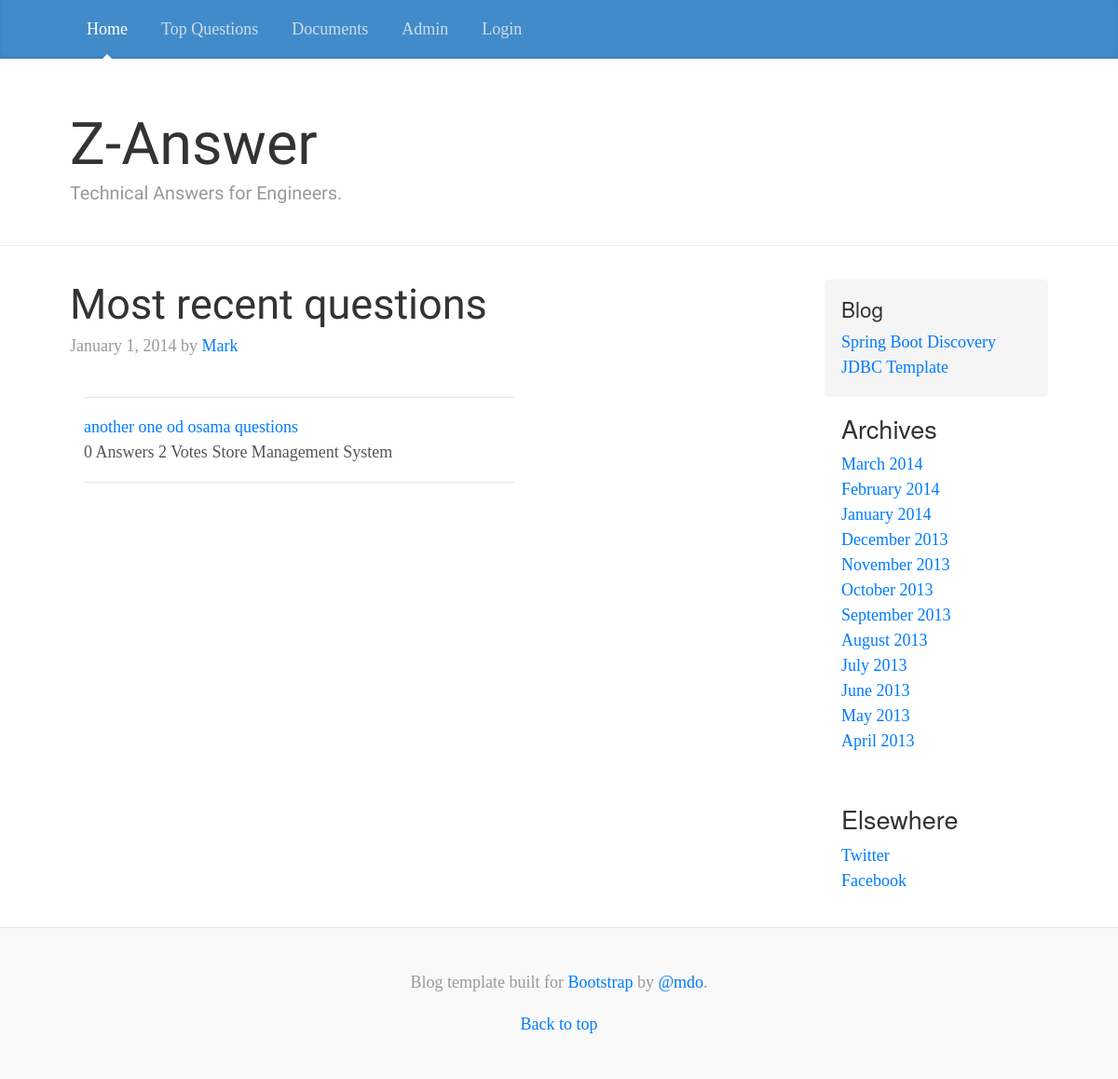
The app's page /, older data.
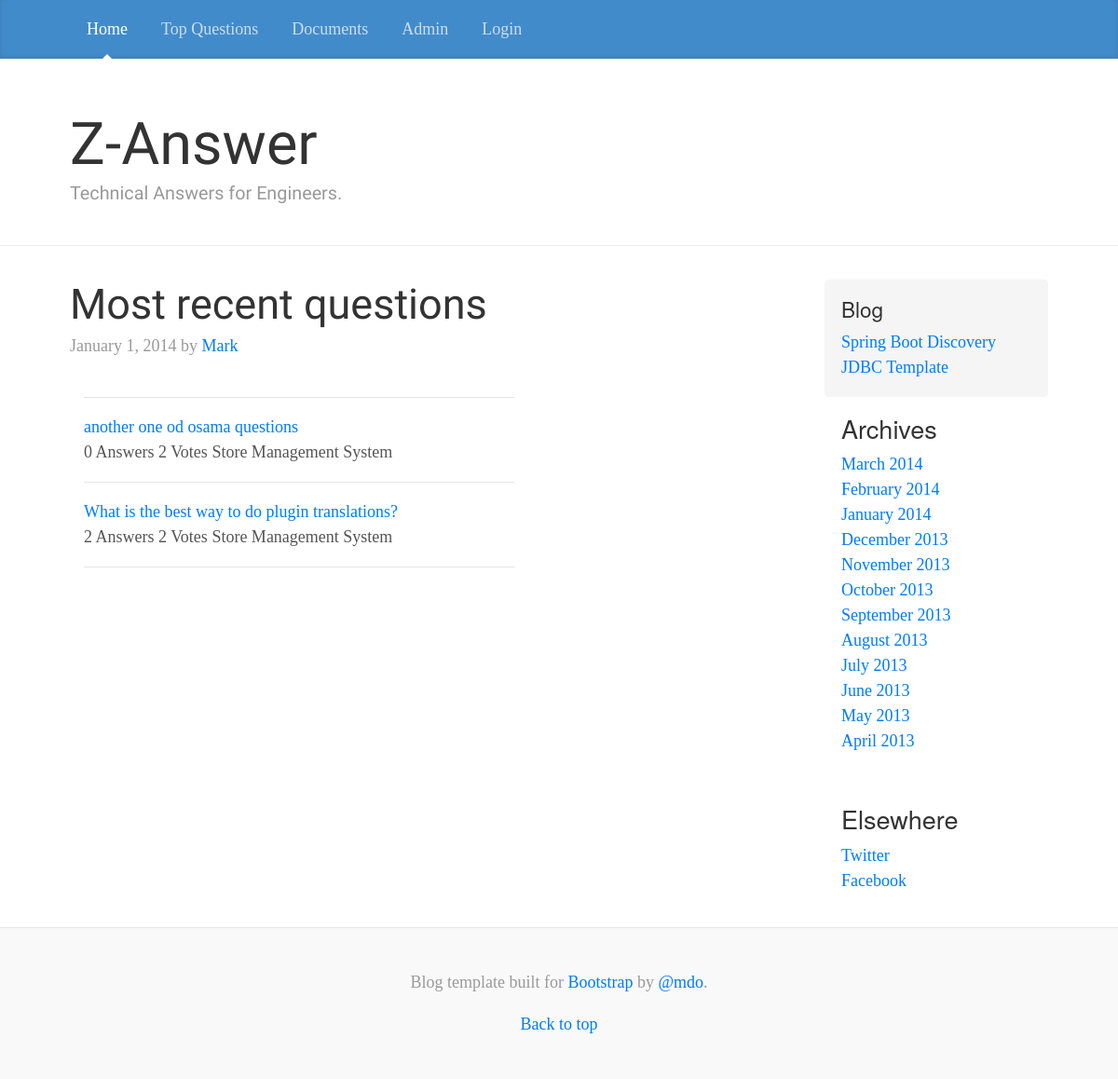
The same page, newer data.
### questions/models.py (models this page shows, shortened)
class Question(models.Model):
    question_title = models.CharField(max_length=200, default='')
    question_text = models.CharField(max_length=1000)
    views = models.IntegerField(default=0)
    votes = models.IntegerField(default=0)
    favorites = models.IntegerField(default=0)
    category = models.ForeignKey(Category, default=1)

class Category(models.Model):
    category_name = models.CharField(max_length=5)
    category_desc = models.CharField(max_length=50)

### questions/views.py (the view)
# urls.py: url(r'^$', views.index, name='index'),
def index(request):
    question_list = Question.objects.all()
    page = request.GET.get('page', 1)
    paginator = Paginator(question_list, 10)
    try:
        questions = paginator.page(page)
    except PageNotAnInteger:
        questions = paginator.page(1)
    except EmptyPage:
        questions = paginator.page(paginator.num_pages)
    return render(request, 'questions/index.html', { 'questions': questions })

### questions/templates/questions/index.html (shortened to what this page needs)
<!DOCTYPE html>
<html lang="en">
  {% include 'questions/base.html' %}
  <body>
    <div class="container">
      <div class="row">
        <div class="col-sm-8 blog-main">
          <div class="blog-post">
            <h2 class="blog-post-title" style="font-family: Chelsea Market">Most recent questions</h2>
            <p class="blog-post-meta">January 1, 2014 by <a href="#">Mark</a></p>
              <div class="container">
                  <div class="row">
                      <div class="col-md-12">
                            {% if questions %}
                                <div style="align-content: stretch; max-width: 70%">
                                <hr/>
                                {% for question in questions %}
                                    <a href="{% url 'questions:question_answers' question.id %}">{{ question.question_title }}</a> <br/>
                                    <span class="tag tag-primary">{{ question.questionanswer_set.count }} Answers</span>
                                    <span class="tag tag-primary">2 Votes</span>
                                    <span class="tag tag-info">{{ question.category.category_desc }}</span>
                                  <hr/>
                                {% endfor %}
                                </div>
                            {% endif %}
                      </div>
                  </div>
              </div>
          </div>
        </div>
        <div class="col-sm-3 offset-sm-1 blog-sidebar">
          <div class="sidebar-module sidebar-module-inset">
            <h5>Blog</h5>
            <ol class="list-unstyled">
              <li><a href="#">Spring Boot Discovery</a></li>
              <li><a href="#">JDBC Template</a></li>
            </ol>
          </div>
          <div class="sidebar-module">
            <h4>Archives</h4>
            <ol class="list-unstyled">
              <li><a href="#">March 2014</a></li>
              <li><a href="#">February 2014</a></li>
              <li><a href="#">January 2014</a></li>
              <li><a href="#">December 2013</a></li>
              <li><a href="#">November 2013</a></li>
              <li><a href="#">October 2013</a></li>
              <li><a href="#">September 2013</a></li>
              <li><a href="#">August 2013</a></li>
              <li><a href="#">July 2013</a></li>
              <li><a href="#">June 2013</a></li>
              <li><a href="#">May 2013</a></li>
              <li><a href="#">April 2013</a></li>
            </ol>
          </div>
          <div class="sidebar-module">
            <h4>Elsewhere</h4>
            <ol class="list-unstyled">
              <li><a href="#">Twitter</a></li>
              <li><a href="#">Facebook</a></li>
            </ol>
          </div>
        </div>
      </div>
    </div>
    {% include 'questions/footer.html' %}
  </body>
</html>

### questions/templates/questions/base.html (shortened to what this page needs)
<!DOCTYPE html>
<html lang="en">
  <head>
    <link rel="stylesheet" href="/static/bower_components/bootstrap/dist/css/bootstrap.min.css">
    <link rel="stylesheet" href="/static/bower_components/font-awesome/css/font-awesome.min.css">
    <link href="/static/css/blog.css" rel="stylesheet">
  </head>
  <body>
    <div class="blog-masthead">
      <div class="container">
        <nav class="nav blog-nav">
          <a class="nav-link active" href="/questions">Home</a>
          <a class="nav-link" href="#">Top Questions</a>
          <a class="nav-link" href="#">Documents</a>
          <a class="nav-link" href="/admin">Admin</a>
          {% if user.is_authenticated %}
          <a class="nav-link" href="/logout">Logout</a>
          Hello {{ user.first_name }} {{ user.last_name }}
          {% else %}
          <a class="nav-link" href="/login">Login</a>
          {% endif %}
        </nav>
      </div>
    </div>
    <div class="blog-header">
      <div class="container">
        <h1 class="blog-title" style="font-family: Chelsea Market">Z-Answer</h1>
        <p class="lead blog-description" style="font-family: Chelsea Market">Technical Answers for Engineers.</p>
      </div>
    </div>
  </body>
</html>

### questions/templates/questions/footer.html
<footer class="blog-footer">
    <p>Blog template built for <a href="https://getbootstrap.com">Bootstrap</a> by <a href="https://twitter.com/mdo">@mdo</a>.
    </p>
    <p>
        <a href="#">Back to top</a>
    </p>
</footer>

### questions/static/css/blog.css (style rules this page uses)
@media (min-width: 48em) { html { font-size: 18px; } }
body { font-family: Georgia, "Times New Roman", Times, serif; color: #555; }
h1, .h1, h2, .h2, h3, .h3, h4, .h4, h5, .h5, h6, .h6 { font-family: "Helvetica Neue", Helvetica, Arial, sans-serif; font-weight: normal; color: #333; }
.container { max-width: 60rem; }
.blog-masthead { margin-bottom: 3rem; background-color: #428bca; -webkit-box-shadow: inset 0 -.1rem .25rem rgba(0,0,0,.1); box-shadow: inset 0 -.1rem .25rem rgba(0,0,0,.1); }
.nav-link { position: relative; padding: 1rem; font-weight: 500; color: #cdddeb; }
.nav-link.active { color: #fff; }
.nav-link.active:after { position: absolute; bottom: 0; left: 50%; width: 0; height: 0; margin-left: -.3rem; vertical-align: middle; content: ""; border-right: .3rem solid transparent; border-bottom: .3rem solid; border-left: .3rem solid transparent; }
.blog-header { padding-bottom: 1.25rem; margin-bottom: 2rem; border-bottom: .05rem solid #eee; }
.blog-title { margin-bottom: 0; font-size: 2rem; font-weight: normal; }
.blog-description { font-size: 1.1rem; color: #999; }
@media (min-width: 40em) { .blog-title { font-size: 3.5rem; } }
.sidebar-module { padding: 1rem; }
.sidebar-module-inset { padding: 1rem; background-color: #f5f5f5; border-radius: .25rem; }
.sidebar-module-inset p:last-child, .sidebar-module-inset ul:last-child, .sidebar-module-inset ol:last-child { margin-bottom: 0; }
.blog-post { margin-bottom: 4rem; }
.blog-post-title { margin-bottom: .25rem; font-size: 2.5rem; }
.blog-post-meta { margin-bottom: 1.25rem; color: #999; }
.blog-footer { padding: 2.5rem 0; color: #999; text-align: center; background-color: #f9f9f9; border-top: .05rem solid #e5e5e5; }
.blog-footer p:last-child { margin-bottom: 0; }

Row changes from the older to the newer data that the page shows:
added Question: question_title "What is the best way to do plugin translations?", questionanswer_set.count "2", category.category_desc "Store Management System"
